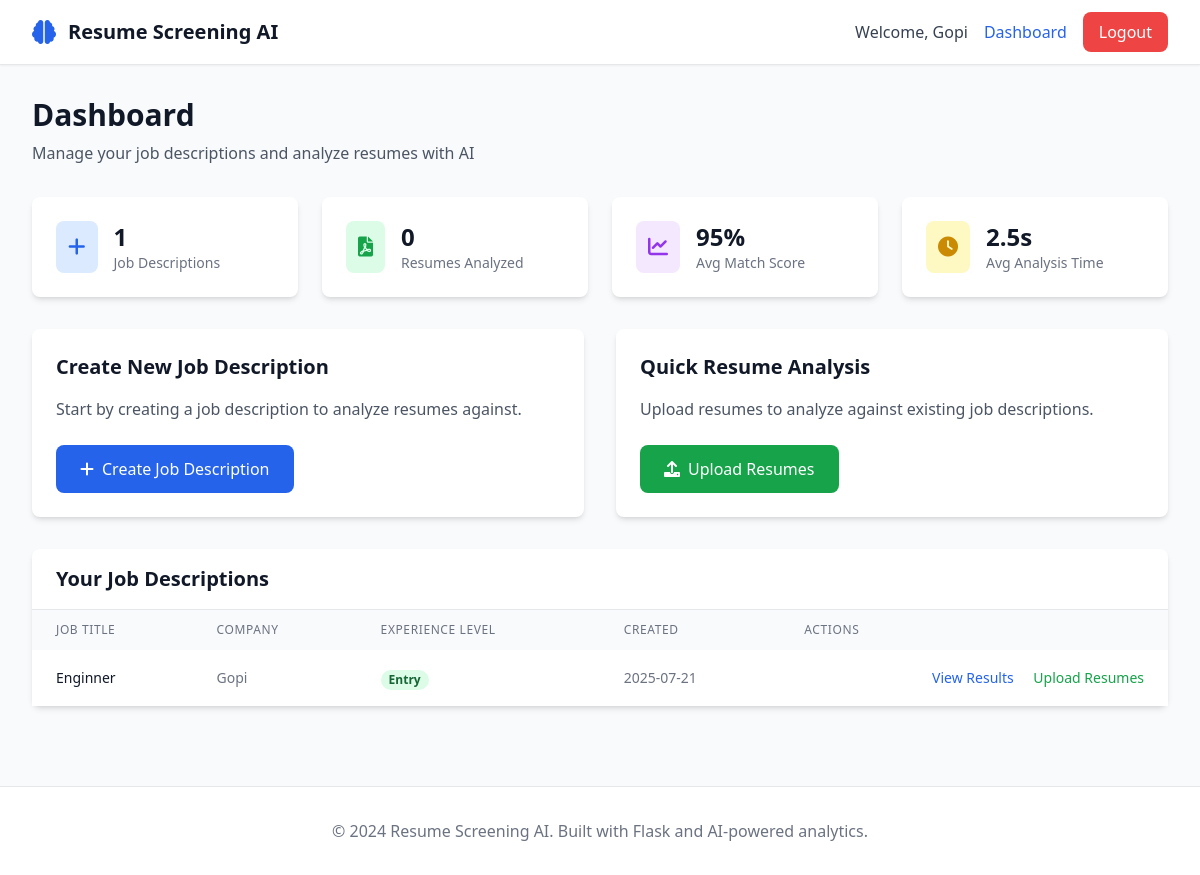
Page /dashboard (signed in) on the committed database.
### app.py (models this page shows)
class User(UserMixin, db.Model):
    id = db.Column(db.Integer, primary_key=True)
    username = db.Column(db.String(80), unique=True, nullable=False)
    email = db.Column(db.String(120), unique=True, nullable=False)
    password_hash = db.Column(db.String(120), nullable=False)
    role = db.Column(db.String(20), default='hr')
    created_at = db.Column(db.DateTime, default=datetime.utcnow)

class JobDescription(db.Model):
    id = db.Column(db.Integer, primary_key=True)
    title = db.Column(db.String(200), nullable=False)
    company = db.Column(db.String(200), nullable=False)
    description = db.Column(db.Text, nullable=False)
    required_skills = db.Column(db.Text, nullable=False)  # JSON string
    experience_level = db.Column(db.String(50), nullable=False)
    location = db.Column(db.String(200))
    user_id = db.Column(db.Integer, db.ForeignKey('user.id'), nullable=False)
    created_at = db.Column(db.DateTime, default=datetime.utcnow)

### app.py (the view)
@app.route('/dashboard')
@login_required
def dashboard():
    job_descriptions = JobDescription.query.filter_by(user_id=current_user.id).all()
    return render_template('dashboard.html', job_descriptions=job_descriptions)

### app.py (called while the page is built)
@login_manager.user_loader
def load_user(user_id):
    return User.query.get(int(user_id))

### templates/dashboard.html (shortened to what this page needs)
{% extends "base.html" %}
{% block content %}
<div class="max-w-7xl mx-auto px-4 sm:px-6 lg:px-8 py-8">
    <div class="mb-8">
        <h1 class="text-3xl font-bold text-gray-900">Dashboard</h1>
        <p class="text-gray-600 mt-2">Manage your job descriptions and analyze resumes with AI</p>
    </div>
    <div class="grid md:grid-cols-2 lg:grid-cols-4 gap-6 mb-8">
        <div class="bg-white p-6 rounded-lg shadow-md card-hover">
            <div class="flex items-center">
                <div class="p-3 bg-blue-100 rounded-lg">
                    <i class="fas fa-plus text-blue-600 text-xl"></i>
                </div>
                <div class="ml-4">
                    <p class="text-2xl font-bold text-gray-900">{{ job_descriptions|length }}</p>
                    <p class="text-sm text-gray-500">Job Descriptions</p>
                </div>
            </div>
        </div>
        <div class="bg-white p-6 rounded-lg shadow-md card-hover">
            <div class="flex items-center">
                <div class="p-3 bg-green-100 rounded-lg">
                    <i class="fas fa-file-pdf text-green-600 text-xl"></i>
                </div>
                <div class="ml-4">
                    <p class="text-2xl font-bold text-gray-900">0</p>
                    <p class="text-sm text-gray-500">Resumes Analyzed</p>
                </div>
            </div>
        </div>
        <div class="bg-white p-6 rounded-lg shadow-md card-hover">
            <div class="flex items-center">
                <div class="p-3 bg-purple-100 rounded-lg">
                    <i class="fas fa-chart-line text-purple-600 text-xl"></i>
                </div>
                <div class="ml-4">
                    <p class="text-2xl font-bold text-gray-900">95%</p>
                    <p class="text-sm text-gray-500">Avg Match Score</p>
                </div>
            </div>
        </div>
        <div class="bg-white p-6 rounded-lg shadow-md card-hover">
            <div class="flex items-center">
                <div class="p-3 bg-yellow-100 rounded-lg">
                    <i class="fas fa-clock text-yellow-600 text-xl"></i>
                </div>
                <div class="ml-4">
                    <p class="text-2xl font-bold text-gray-900">2.5s</p>
                    <p class="text-sm text-gray-500">Avg Analysis Time</p>
                </div>
            </div>
        </div>
    </div>
    <div class="grid md:grid-cols-2 gap-8 mb-8">
        <div class="bg-white rounded-lg shadow-md p-6">
            <h2 class="text-xl font-semibold text-gray-900 mb-4">Create New Job Description</h2>
            <p class="text-gray-600 mb-6">Start by creating a job description to analyze resumes against.</p>
            <a href="{{ url_for('create_job') }}"
               class="inline-flex items-center px-6 py-3 bg-blue-600 text-white rounded-lg hover:bg-blue-700 transition-colors">
                <i class="fas fa-plus mr-2"></i>
                Create Job Description
            </a>
        </div>
        <div class="bg-white rounded-lg shadow-md p-6">
            <h2 class="text-xl font-semibold text-gray-900 mb-4">Quick Resume Analysis</h2>
            <p class="text-gray-600 mb-6">Upload resumes to analyze against existing job descriptions.</p>
            <button onclick="showUploadModal()"
                    class="inline-flex items-center px-6 py-3 bg-green-600 text-white rounded-lg hover:bg-green-700 transition-colors">
                <i class="fas fa-upload mr-2"></i>
                Upload Resumes
            </button>
        </div>
    </div>
    <div class="bg-white rounded-lg shadow-md">
        <div class="px-6 py-4 border-b border-gray-200">
            <h2 class="text-xl font-semibold text-gray-900">Your Job Descriptions</h2>
        </div>
        {% if job_descriptions %}
        <div class="overflow-x-auto">
            <table class="w-full">
                <thead class="bg-gray-50">
                    <tr>
                        <th class="px-6 py-3 text-left text-xs font-medium text-gray-500 uppercase tracking-wider">Job Title</th>
                        <th class="px-6 py-3 text-left text-xs font-medium text-gray-500 uppercase tracking-wider">Company</th>
                        <th class="px-6 py-3 text-left text-xs font-medium text-gray-500 uppercase tracking-wider">Experience Level</th>
                        <th class="px-6 py-3 text-left text-xs font-medium text-gray-500 uppercase tracking-wider">Created</th>
                        <th class="px-6 py-3 text-left text-xs font-medium text-gray-500 uppercase tracking-wider">Actions</th>
                    </tr>
                </thead>
                <tbody class="bg-white divide-y divide-gray-200">
                    {% for job in job_descriptions %}
                    <tr class="hover:bg-gray-50">
                        <td class="px-6 py-4 whitespace-nowrap">
                            <div class="text-sm font-medium text-gray-900">{{ job.title }}</div>
                        </td>
                        <td class="px-6 py-4 whitespace-nowrap">
                            <div class="text-sm text-gray-500">{{ job.company }}</div>
                        </td>
                        <td class="px-6 py-4 whitespace-nowrap">
                            <span class="px-2 inline-flex text-xs leading-5 font-semibold rounded-full bg-green-100 text-green-800">
                                {{ job.experience_level.title() }}
                            </span>
                        </td>
                        <td class="px-6 py-4 whitespace-nowrap text-sm text-gray-500">
                            {{ job.created_at.strftime('%Y-%m-%d') }}
                        </td>
                        <td class="px-6 py-4 whitespace-nowrap text-right text-sm font-medium">
                            <a href="{{ url_for('job_results', job_id=job.id) }}"
                               class="text-blue-600 hover:text-blue-900 mr-4">View Results</a>
                            <button onclick="uploadResumes({{ job.id }})"
                                    class="text-green-600 hover:text-green-900">Upload Resumes</button>
                        </td>
                    </tr>
                    {% endfor %}
                </tbody>
            </table>
        </div>
        {% endif %}
    </div>
</div>
{% endblock %}

### templates/base.html (shortened to what this page needs)
<!DOCTYPE html>
<html lang="en">
<head>
    <script src="https://cdn.tailwindcss.com"></script>
    <link href="https://cdnjs.cloudflare.com/ajax/libs/font-awesome/6.0.0/css/all.min.css" rel="stylesheet">
</head>
<body class="bg-gray-50 min-h-screen">
    <nav class="bg-white shadow-sm border-b">
        <div class="max-w-7xl mx-auto px-4 sm:px-6 lg:px-8">
            <div class="flex justify-between items-center h-16">
                <div class="flex items-center space-x-3">
                    <i class="fas fa-brain text-2xl text-blue-600"></i>
                    <h1 class="text-xl font-bold text-gray-900">Resume Screening AI</h1>
                </div>
                {% if current_user.is_authenticated %}
                <div class="flex items-center space-x-4">
                    <span class="text-gray-700">Welcome, {{ current_user.username }}</span>
                    <a href="{{ url_for('dashboard') }}" class="text-blue-600 hover:text-blue-800">Dashboard</a>
                    <a href="{{ url_for('logout') }}" class="bg-red-500 text-white px-4 py-2 rounded-lg hover:bg-red-600 transition-colors">Logout</a>
                </div>
                {% else %}
                <div class="flex items-center space-x-4">
                    <a href="{{ url_for('login') }}" class="text-blue-600 hover:text-blue-800">Login</a>
                    <a href="{{ url_for('register') }}" class="bg-blue-600 text-white px-4 py-2 rounded-lg hover:bg-blue-700 transition-colors">Register</a>
                </div>
                {% endif %}
            </div>
        </div>
    </nav>
    <main>
        {% block content %}{% endblock %}
    </main>
    <footer class="bg-white border-t mt-12">
        <div class="max-w-7xl mx-auto px-4 sm:px-6 lg:px-8 py-8">
            <div class="text-center text-gray-500">
                <p>&copy; 2024 Resume Screening AI. Built with Flask and AI-powered analytics.</p>
            </div>
        </div>
    </footer>
</body>
</html>

### templates/base.html (style rules this page uses)
.card-hover { transition: all 0.3s ease; }

### rows in the picture
User: username "Gopi"
JobDescription: title "Enginner", company "Gopi", experience_level "Entry", created_at "2025-07-21"

### other values in the picture
{{ job_descriptions|length }} "1"
